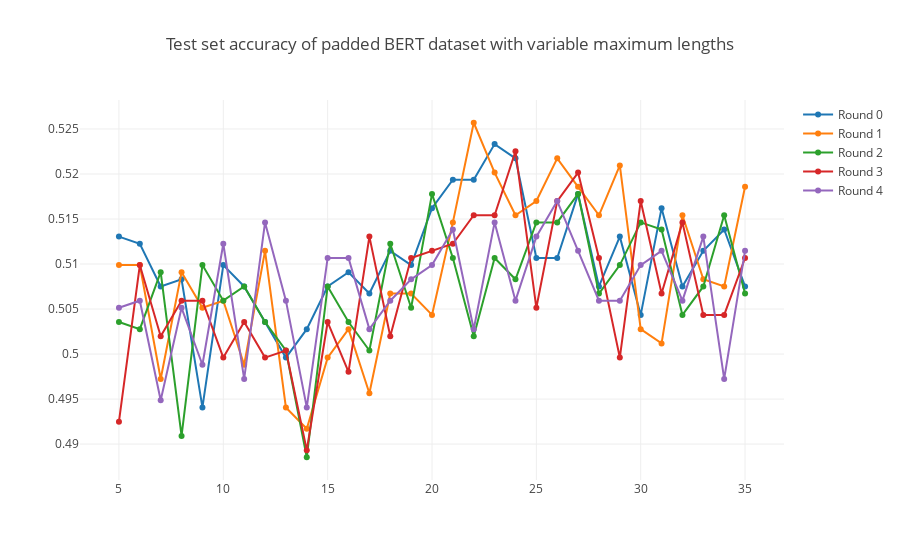

Here is the notebook cell this chart was saved with:
### Code cell
traces = [round1, round2, round3, round4, round5]

# Create traces
bert_trace = go.Scatter(
    x = list(round1.keys()),
    y = list(round1.values()),
    mode = 'lines+markers',
    name = 'BERT'
)

def create_scatter(counter):
    acc_dict = traces[counter]
    
    return go.Scatter(
        x = list(acc_dict.keys()),
        y = list(acc_dict.values()),
        mode = 'lines+markers',
        name = 'Round ' + str(counter)
    )

trace_data = [create_scatter(trace) for trace in range(len(traces))]

layout = go.Layout(
    title = 'Test set accuracy of padded BERT dataset with variable maximum lengths',
)

fig = go.Figure(data = trace_data, layout = layout)

iplot(fig)

### Figure 1 — Plotly figure (JSON) as saved in the notebook; plotly's stock layout.template omitted (floating-point values rounded to 4 significant figures)
{"data": [{"mode": "lines+markers", "name": "Round 0", "type": "scatter", "uid": "36b39775-a328-4c54-a3ca-4455c6dc01d6", "x": [5, 6, 7, 8, 9, 10, 11, 12, 13, 14, 15, 16, 17, 18, 19, 20, 21, 22, 23, 24, 25, 26, 27, 28, 29, 30, 31, 32, 33, 34, 35], "y": [0.513, 0.5123, 0.5075, 0.5083, 0.4941, 0.5099, 0.5075, 0.5036, 0.4996, 0.5028, 0.5075, 0.5091, 0.5067, 0.5115, 0.5099, 0.5162, 0.5194, 0.5194, 0.5233, 0.5217, 0.5107, 0.5107, 0.5178, 0.5075, 0.513, 0.5043, 0.5162, 0.5075, 0.5115, 0.5138, 0.5075]}, {"mode": "lines+markers", "name": "Round 1", "type": "scatter", "uid": "05ff3bde-811d-43d5-8421-2f3acd734853", "x": [5, 6, 7, 8, 9, 10, 11, 12, 13, 14, 15, 16, 17, 18, 19, 20, 21, 22, 23, 24, 25, 26, 27, 28, 29, 30, 31, 32, 33, 34, 35], "y": [0.5099, 0.5099, 0.4972, 0.5091, 0.5051, 0.5059, 0.4988, 0.5115, 0.4941, 0.4917, 0.4996, 0.5028, 0.4957, 0.5067, 0.5067, 0.5043, 0.5146, 0.5257, 0.5202, 0.5154, 0.517, 0.5217, 0.5186, 0.5154, 0.5209, 0.5028, 0.5012, 0.5154, 0.5083, 0.5075, 0.5186]}, {"mode": "lines+markers", "name": "Round 2", "type": "scatter", "uid": "332e414a-c977-4eeb-894a-69644b06f03d", "x": [5, 6, 7, 8, 9, 10, 11, 12, 13, 14, 15, 16, 17, 18, 19, 20, 21, 22, 23, 24, 25, 26, 27, 28, 29, 30, 31, 32, 33, 34, 35], "y": [0.5036, 0.5028, 0.5091, 0.4909, 0.5099, 0.5059, 0.5075, 0.5036, 0.5004, 0.4885, 0.5075, 0.5036, 0.5004, 0.5123, 0.5051, 0.5178, 0.5107, 0.502, 0.5107, 0.5083, 0.5146, 0.5146, 0.5178, 0.5067, 0.5099, 0.5146, 0.5138, 0.5043, 0.5075, 0.5154, 0.5067]}, {"mode": "lines+markers", "name": "Round 3", "type": "scatter", "uid": "0b216ed9-0130-4d9d-837c-77b49dbb95d4", "x": [5, 6, 7, 8, 9, 10, 11, 12, 13, 14, 15, 16, 17, 18, 19, 20, 21, 22, 23, 24, 25, 26, 27, 28, 29, 30, 31, 32, 33, 34, 35], "y": [0.4925, 0.5099, 0.502, 0.5059, 0.5059, 0.4996, 0.5036, 0.4996, 0.5004, 0.4893, 0.5036, 0.498, 0.513, 0.502, 0.5107, 0.5115, 0.5123, 0.5154, 0.5154, 0.5225, 0.5051, 0.517, 0.5202, 0.5107, 0.4996, 0.517, 0.5067, 0.5146, 0.5043, 0.5043, 0.5107]}, {"mode": "lines+markers", "name": "Round 4", "type": "scatter", "uid": "2f9230fa-3bf5-47ea-b643-5e2650adb502", "x": [5, 6, 7, 8, 9, 10, 11, 12, 13, 14, 15, 16, 17, 18, 19, 20, 21, 22, 23, 24, 25, 26, 27, 28, 29, 30, 31, 32, 33, 34, 35], "y": [0.5051, 0.5059, 0.4949, 0.5051, 0.4988, 0.5123, 0.4972, 0.5146, 0.5059, 0.4941, 0.5107, 0.5107, 0.5028, 0.5059, 0.5083, 0.5099, 0.5138, 0.5028, 0.5146, 0.5059, 0.513, 0.517, 0.5115, 0.5059, 0.5059, 0.5099, 0.5115, 0.5059, 0.513, 0.4972, 0.5115]}], "layout": {"title": {"text": "Test set accuracy of padded BERT dataset with variable maximum lengths"}}}
